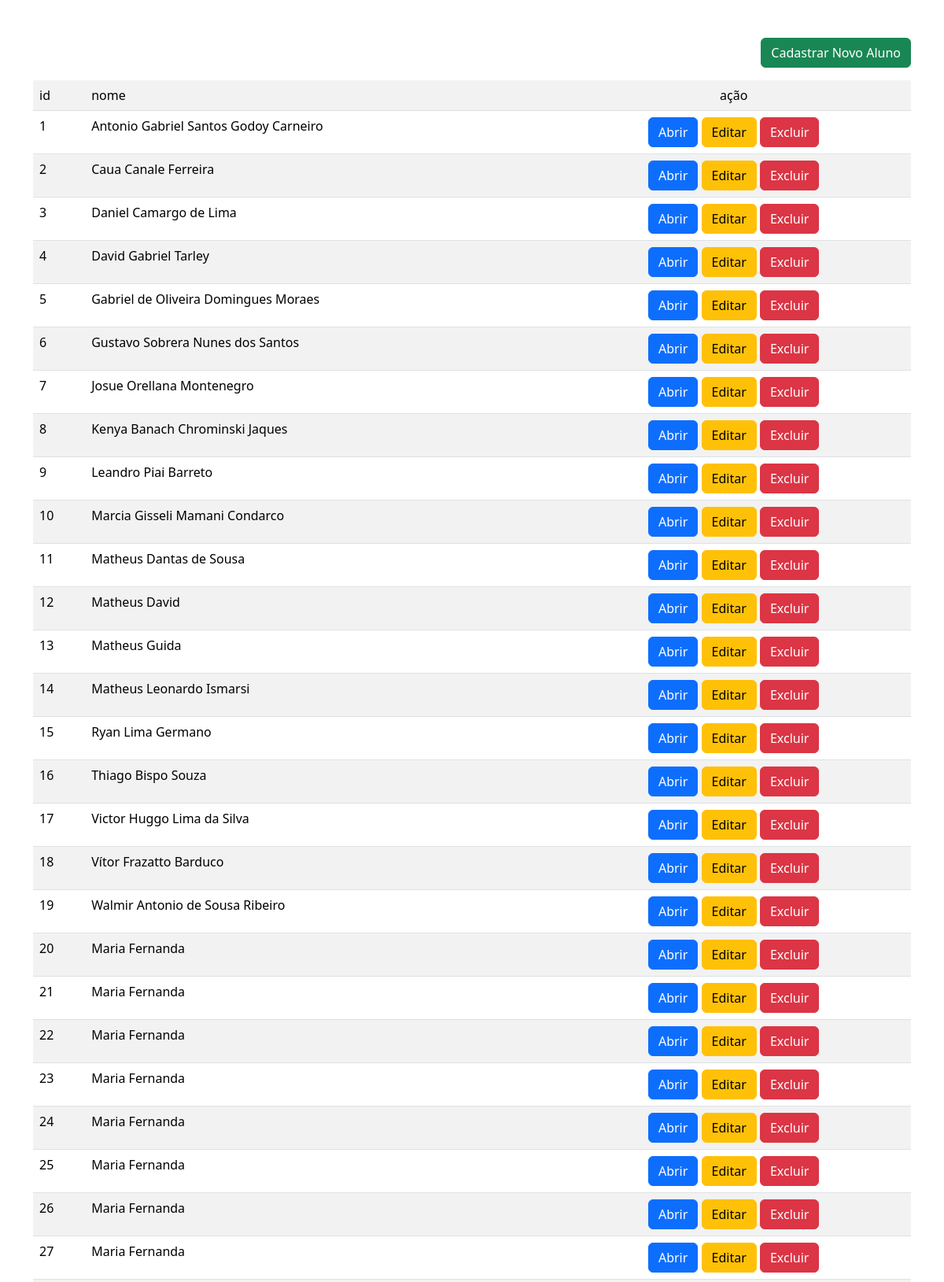
The page / (upper part) on the database its author committed.
### tables this page shows
CREATE TABLE `tb_aluno` (
  `id` int(11) NOT NULL,
  `nome` varchar(50) NOT NULL
);

### index.php (the view, shortened to what this page needs)
<link href="https://cdn.jsdelivr.net/npm/bootstrap@5.3.3/dist/css/bootstrap.min.css" rel="stylesheet">
<?php
$dsn = 'mysql:dbname=db_chamadinha;host=127.0.0.1';
$user = 'root';
$password = '';
$banco = new PDO($dsn, $user, $password);
$select = "SELECT * FROM tb_aluno";
$resultado = $banco->query($select)->fetchAll();
?>
<main class="container my-5">
    <table class="table table-striped">
        <div class="my-3 d-flex justify-content-end">
            <a href="formulario.php" class="btn btn-success">Cadastrar Novo Aluno</a>
        </div>
        <tr>
            <td>    id  </td>
            <td>    nome  </td>
            <td class="text-center">    ação</td>
        </tr>
        <?php foreach($resultado as $linha) {?>
            <tr>
                <td>  <?=$linha['id'] ?> </td>
                <td>  <?php echo $linha['nome'] ?> </td>
                <td class="text-center">
                    <a class="btn btn-primary" href="./ficha.php?id_aluno=<?=$linha['id'] ?>">Abrir</a>
                    <a class="btn btn-warning" href="./formulario -editar.php?id_aluno_alterar=<?=$linha['id'] ?>">Editar</a>
                    <a class="btn btn-danger" href="./aluno-deletar.php?id=<?=$linha['id'] ?>">Excluir</a>
                </td>
            </tr>
        <?php } ?>
    </table>
</main>

### rows shown on the page
tb_aluno: id "1", nome "Antonio Gabriel Santos Godoy Carneiro"
tb_aluno: id "2", nome "Caua Canale Ferreira"
tb_aluno: id "3", nome "Daniel Camargo de Lima"
tb_aluno: id "4", nome "David Gabriel Tarley"
tb_aluno: id "5", nome "Gabriel de Oliveira Domingues Moraes"
tb_aluno: id "6", nome "Gustavo Sobrera Nunes dos Santos"
tb_aluno: id "7", nome "Josue Orellana Montenegro"
tb_aluno: id "8", nome "Kenya Banach Chrominski Jaques"
tb_aluno: id "9", nome "Leandro Piai Barreto"
tb_aluno: id "10", nome "Marcia Gisseli Mamani Condarco"
tb_aluno: id "11", nome "Matheus Dantas de Sousa"
tb_aluno: id "12", nome "Matheus David"
tb_aluno: id "13", nome "Matheus Guida"
tb_aluno: id "14", nome "Matheus Leonardo Ismarsi"
tb_aluno: id "15", nome "Ryan Lima Germano"
tb_aluno: id "16", nome "Thiago Bispo Souza"
tb_aluno: id "17", nome "Victor Huggo Lima da Silva"
tb_aluno: id "18", nome "Vítor Frazatto Barduco"
tb_aluno: id "19", nome "Walmir Antonio de Sousa Ribeiro"
tb_aluno: id "20", nome "Maria Fernanda"
tb_aluno: id "21", nome "Maria Fernanda"
tb_aluno: id "22", nome "Maria Fernanda"
tb_aluno: id "23", nome "Maria Fernanda"
tb_aluno: id "24", nome "Maria Fernanda"
tb_aluno: id "25", nome "Maria Fernanda"
tb_aluno: id "26", nome "Maria Fernanda"
tb_aluno: id "27", nome "Maria Fernanda"
